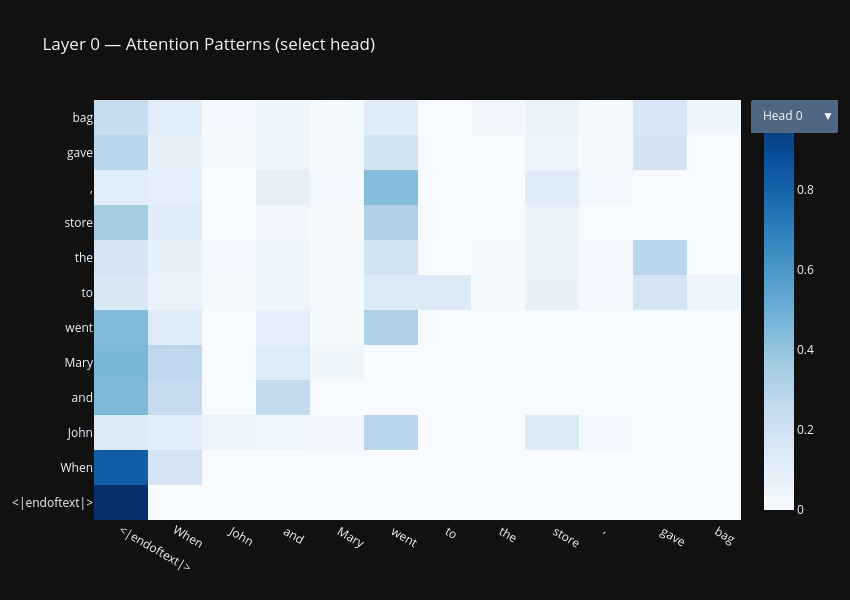

Notebook code cell kept with this figure:
### Code cell
# Cell 4 — Visualize Attention Heads
# Find which heads attend to names (John/Mary)
seq_len  = len(token_strs)
n_layers = model.cfg.n_layers
n_heads  = model.cfg.n_heads

# Plot attention pattern for layer 0, all heads
layer_to_plot = 0
fig = go.Figure()

for head in range(n_heads):
    attn = attention_patterns[layer_to_plot][head]
    fig.add_trace(go.Heatmap(
        z=attn,
        x=token_strs,
        y=token_strs,
        colorscale='Blues',
        showscale=(head == 0),
        visible=(head == 0),
        name=f'Head {head}'
    ))

# Dropdown to switch between heads
buttons = []
for head in range(n_heads):
    visible = [False] * n_heads
    visible[head] = True
    buttons.append(dict(
        label=f'Head {head}',
        method='update',
        args=[{'visible': visible},
              {'title': f'Layer {layer_to_plot} Head {head} Attention Pattern'}]
    ))

fig.update_layout(
    title=f'Layer {layer_to_plot} — Attention Patterns (select head)',
    updatemenus=[dict(
        active=0,
        buttons=buttons,
        x=1.15, y=1.0
    )],
    template='plotly_dark',
    width=850, height=600
)
fig.show()
print("Use dropdown to explore all 12 attention heads")

### Figure 1 — Plotly figure (JSON) as saved in the notebook; plotly's stock layout.template omitted (floating-point values rounded to 4 significant figures; data arrays with more than 128 entries replaced by an {"elided": "..."} marker saying what was removed)
{"data": [{"colorscale": [[0, "rgb(247,251,255)"], [0.125, "rgb(222,235,247)"], [0.25, "rgb(198,219,239)"], [0.375, "rgb(158,202,225)"], [0.5, "rgb(107,174,214)"], [0.625, "rgb(66,146,198)"], [0.75, "rgb(33,113,181)"], [0.875, "rgb(8,81,156)"], [1, "rgb(8,48,107)"]], "name": "Head 0", "showscale": true, "type": "heatmap", "visible": true, "x": ["<|endoftext|>", "When", " John", " and", " Mary", " went", " to", " the", " store", ",", " John", " gave", " the", " bag", " to"], "y": ["<|endoftext|>", "When", " John", " and", " Mary", " went", " to", " the", " store", ",", " John", " gave", " the", " bag", " to"], "z": {"elided": "15x15 float values"}}, {"colorscale": [[0, "rgb(247,251,255)"], [0.125, "rgb(222,235,247)"], [0.25, "rgb(198,219,239)"], [0.375, "rgb(158,202,225)"], [0.5, "rgb(107,174,214)"], [0.625, "rgb(66,146,198)"], [0.75, "rgb(33,113,181)"], [0.875, "rgb(8,81,156)"], [1, "rgb(8,48,107)"]], "name": "Head 1", "showscale": false, "type": "heatmap", "visible": false, "x": ["<|endoftext|>", "When", " John", " and", " Mary", " went", " to", " the", " store", ",", " John", " gave", " the", " bag", " to"], "y": ["<|endoftext|>", "When", " John", " and", " Mary", " went", " to", " the", " store", ",", " John", " gave", " the", " bag", " to"], "z": {"elided": "15x15 float values"}}, {"colorscale": [[0, "rgb(247,251,255)"], [0.125, "rgb(222,235,247)"], [0.25, "rgb(198,219,239)"], [0.375, "rgb(158,202,225)"], [0.5, "rgb(107,174,214)"], [0.625, "rgb(66,146,198)"], [0.75, "rgb(33,113,181)"], [0.875, "rgb(8,81,156)"], [1, "rgb(8,48,107)"]], "name": "Head 2", "showscale": false, "type": "heatmap", "visible": false, "x": ["<|endoftext|>", "When", " John", " and", " Mary", " went", " to", " the", " store", ",", " John", " gave", " the", " bag", " to"], "y": ["<|endoftext|>", "When", " John", " and", " Mary", " went", " to", " the", " store", ",", " John", " gave", " the", " bag", " to"], "z": {"elided": "15x15 float values"}}, {"colorscale": [[0, "rgb(247,251,255)"], [0.125, "rgb(222,235,247)"], [0.25, "rgb(198,219,239)"], [0.375, "rgb(158,202,225)"], [0.5, "rgb(107,174,214)"], [0.625, "rgb(66,146,198)"], [0.75, "rgb(33,113,181)"], [0.875, "rgb(8,81,156)"], [1, "rgb(8,48,107)"]], "name": "Head 3", "showscale": false, "type": "heatmap", "visible": false, "x": ["<|endoftext|>", "When", " John", " and", " Mary", " went", " to", " the", " store", ",", " John", " gave", " the", " bag", " to"], "y": ["<|endoftext|>", "When", " John", " and", " Mary", " went", " to", " the", " store", ",", " John", " gave", " the", " bag", " to"], "z": {"elided": "15x15 float values"}}, {"colorscale": [[0, "rgb(247,251,255)"], [0.125, "rgb(222,235,247)"], [0.25, "rgb(198,219,239)"], [0.375, "rgb(158,202,225)"], [0.5, "rgb(107,174,214)"], [0.625, "rgb(66,146,198)"], [0.75, "rgb(33,113,181)"], [0.875, "rgb(8,81,156)"], [1, "rgb(8,48,107)"]], "name": "Head 4", "showscale": false, "type": "heatmap", "visible": false, "x": ["<|endoftext|>", "When", " John", " and", " Mary", " went", " to", " the", " store", ",", " John", " gave", " the", " bag", " to"], "y": ["<|endoftext|>", "When", " John", " and", " Mary", " went", " to", " the", " store", ",", " John", " gave", " the", " bag", " to"], "z": {"elided": "15x15 float values"}}, {"colorscale": [[0, "rgb(247,251,255)"], [0.125, "rgb(222,235,247)"], [0.25, "rgb(198,219,239)"], [0.375, "rgb(158,202,225)"], [0.5, "rgb(107,174,214)"], [0.625, "rgb(66,146,198)"], [0.75, "rgb(33,113,181)"], [0.875, "rgb(8,81,156)"], [1, "rgb(8,48,107)"]], "name": "Head 5", "showscale": false, "type": "heatmap", "visible": false, "x": ["<|endoftext|>", "When", " John", " and", " Mary", " went", " to", " the", " store", ",", " John", " gave", " the", " bag", " to"], "y": ["<|endoftext|>", "When", " John", " and", " Mary", " went", " to", " the", " store", ",", " John", " gave", " the", " bag", " to"], "z": {"elided": "15x15 float values"}}, {"colorscale": [[0, "rgb(247,251,255)"], [0.125, "rgb(222,235,247)"], [0.25, "rgb(198,219,239)"], [0.375, "rgb(158,202,225)"], [0.5, "rgb(107,174,214)"], [0.625, "rgb(66,146,198)"], [0.75, "rgb(33,113,181)"], [0.875, "rgb(8,81,156)"], [1, "rgb(8,48,107)"]], "name": "Head 6", "showscale": false, "type": "heatmap", "visible": false, "x": ["<|endoftext|>", "When", " John", " and", " Mary", " went", " to", " the", " store", ",", " John", " gave", " the", " bag", " to"], "y": ["<|endoftext|>", "When", " John", " and", " Mary", " went", " to", " the", " store", ",", " John", " gave", " the", " bag", " to"], "z": {"elided": "15x15 float values"}}, {"colorscale": [[0, "rgb(247,251,255)"], [0.125, "rgb(222,235,247)"], [0.25, "rgb(198,219,239)"], [0.375, "rgb(158,202,225)"], [0.5, "rgb(107,174,214)"], [0.625, "rgb(66,146,198)"], [0.75, "rgb(33,113,181)"], [0.875, "rgb(8,81,156)"], [1, "rgb(8,48,107)"]], "name": "Head 7", "showscale": false, "type": "heatmap", "visible": false, "x": ["<|endoftext|>", "When", " John", " and", " Mary", " went", " to", " the", " store", ",", " John", " gave", " the", " bag", " to"], "y": ["<|endoftext|>", "When", " John", " and", " Mary", " went", " to", " the", " store", ",", " John", " gave", " the", " bag", " to"], "z": {"elided": "15x15 float values"}}, {"colorscale": [[0, "rgb(247,251,255)"], [0.125, "rgb(222,235,247)"], [0.25, "rgb(198,219,239)"], [0.375, "rgb(158,202,225)"], [0.5, "rgb(107,174,214)"], [0.625, "rgb(66,146,198)"], [0.75, "rgb(33,113,181)"], [0.875, "rgb(8,81,156)"], [1, "rgb(8,48,107)"]], "name": "Head 8", "showscale": false, "type": "heatmap", "visible": false, "x": ["<|endoftext|>", "When", " John", " and", " Mary", " went", " to", " the", " store", ",", " John", " gave", " the", " bag", " to"], "y": ["<|endoftext|>", "When", " John", " and", " Mary", " went", " to", " the", " store", ",", " John", " gave", " the", " bag", " to"], "z": {"elided": "15x15 float values"}}, {"colorscale": [[0, "rgb(247,251,255)"], [0.125, "rgb(222,235,247)"], [0.25, "rgb(198,219,239)"], [0.375, "rgb(158,202,225)"], [0.5, "rgb(107,174,214)"], [0.625, "rgb(66,146,198)"], [0.75, "rgb(33,113,181)"], [0.875, "rgb(8,81,156)"], [1, "rgb(8,48,107)"]], "name": "Head 9", "showscale": false, "type": "heatmap", "visible": false, "x": ["<|endoftext|>", "When", " John", " and", " Mary", " went", " to", " the", " store", ",", " John", " gave", " the", " bag", " to"], "y": ["<|endoftext|>", "When", " John", " and", " Mary", " went", " to", " the", " store", ",", " John", " gave", " the", " bag", " to"], "z": {"elided": "15x15 float values"}}, {"colorscale": [[0, "rgb(247,251,255)"], [0.125, "rgb(222,235,247)"], [0.25, "rgb(198,219,239)"], [0.375, "rgb(158,202,225)"], [0.5, "rgb(107,174,214)"], [0.625, "rgb(66,146,198)"], [0.75, "rgb(33,113,181)"], [0.875, "rgb(8,81,156)"], [1, "rgb(8,48,107)"]], "name": "Head 10", "showscale": false, "type": "heatmap", "visible": false, "x": ["<|endoftext|>", "When", " John", " and", " Mary", " went", " to", " the", " store", ",", " John", " gave", " the", " bag", " to"], "y": ["<|endoftext|>", "When", " John", " and", " Mary", " went", " to", " the", " store", ",", " John", " gave", " the", " bag", " to"], "z": {"elided": "15x15 float values"}}, {"colorscale": [[0, "rgb(247,251,255)"], [0.125, "rgb(222,235,247)"], [0.25, "rgb(198,219,239)"], [0.375, "rgb(158,202,225)"], [0.5, "rgb(107,174,214)"], [0.625, "rgb(66,146,198)"], [0.75, "rgb(33,113,181)"], [0.875, "rgb(8,81,156)"], [1, "rgb(8,48,107)"]], "name": "Head 11", "showscale": false, "type": "heatmap", "visible": false, "x": ["<|endoftext|>", "When", " John", " and", " Mary", " went", " to", " the", " store", ",", " John", " gave", " the", " bag", " to"], "y": ["<|endoftext|>", "When", " John", " and", " Mary", " went", " to", " the", " store", ",", " John", " gave", " the", " bag", " to"], "z": {"elided": "15x15 float values"}}, {"colorscale": [[0, "rgb(247,251,255)"], [0.125, "rgb(222,235,247)"], [0.25, "rgb(198,219,239)"], [0.375, "rgb(158,202,225)"], [0.5, "rgb(107,174,214)"], [0.625, "rgb(66,146,198)"], [0.75, "rgb(33,113,181)"], [0.875, "rgb(8,81,156)"], [1, "rgb(8,48,107)"]], "name": "Head 12", "showscale": false, "type": "heatmap", "visible": false, "x": ["<|endoftext|>", "When", " John", " and", " Mary", " went", " to", " the", " store", ",", " John", " gave", " the", " bag", " to"], "y": ["<|endoftext|>", "When", " John", " and", " Mary", " went", " to", " the", " store", ",", " John", " gave", " the", " bag", " to"], "z": {"elided": "15x15 float values"}}, {"colorscale": [[0, "rgb(247,251,255)"], [0.125, "rgb(222,235,247)"], [0.25, "rgb(198,219,239)"], [0.375, "rgb(158,202,225)"], [0.5, "rgb(107,174,214)"], [0.625, "rgb(66,146,198)"], [0.75, "rgb(33,113,181)"], [0.875, "rgb(8,81,156)"], [1, "rgb(8,48,107)"]], "name": "Head 13", "showscale": false, "type": "heatmap", "visible": false, "x": ["<|endoftext|>", "When", " John", " and", " Mary", " went", " to", " the", " store", ",", " John", " gave", " the", " bag", " to"], "y": ["<|endoftext|>", "When", " John", " and", " Mary", " went", " to", " the", " store", ",", " John", " gave", " the", " bag", " to"], "z": {"elided": "15x15 float values"}}, {"colorscale": [[0, "rgb(247,251,255)"], [0.125, "rgb(222,235,247)"], [0.25, "rgb(198,219,239)"], [0.375, "rgb(158,202,225)"], [0.5, "rgb(107,174,214)"], [0.625, "rgb(66,146,198)"], [0.75, "rgb(33,113,181)"], [0.875, "rgb(8,81,156)"], [1, "rgb(8,48,107)"]], "name": "Head 14", "showscale": false, "type": "heatmap", "visible": false, "x": ["<|endoftext|>", "When", " John", " and", " Mary", " went", " to", " the", " store", ",", " John", " gave", " the", " bag", " to"], "y": ["<|endoftext|>", "When", " John", " and", " Mary", " went", " to", " the", " store", ",", " John", " gave", " the", " bag", " to"], "z": {"elided": "15x15 float values"}}, {"colorscale": [[0, "rgb(247,251,255)"], [0.125, "rgb(222,235,247)"], [0.25, "rgb(198,219,239)"], [0.375, "rgb(158,202,225)"], [0.5, "rgb(107,174,214)"], [0.625, "rgb(66,146,198)"], [0.75, "rgb(33,113,181)"], [0.875, "rgb(8,81,156)"], [1, "rgb(8,48,107)"]], "name": "Head 15", "showscale": false, "type": "heatmap", "visible": false, "x": ["<|endoftext|>", "When", " John", " and", " Mary", " went", " to", " the", " store", ",", " John", " gave", " the", " bag", " to"], "y": ["<|endoftext|>", "When", " John", " and", " Mary", " went", " to", " the", " store", ",", " John", " gave", " the", " bag", " to"], "z": {"elided": "15x15 float values"}}], "layout": {"height": 600, "title": {"text": "Layer 0 — Attention Patterns (select head)"}, "updatemenus": [{"active": 0, "buttons": [{"args": [{"visible": [true, false, false, false, false, false, false, false, false, false, false, false, false, false, false, false]}, {"title": "Layer 0 Head 0 Attention Pattern"}], "label": "Head 0", "method": "update"}, {"args": [{"visible": [false, true, false, false, false, false, false, false, false, false, false, false, false, false, false, false]}, {"title": "Layer 0 Head 1 Attention Pattern"}], "label": "Head 1", "method": "update"}, {"args": [{"visible": [false, false, true, false, false, false, false, false, false, false, false, false, false, false, false, false]}, {"title": "Layer 0 Head 2 Attention Pattern"}], "label": "Head 2", "method": "update"}, {"args": [{"visible": [false, false, false, true, false, false, false, false, false, false, false, false, false, false, false, false]}, {"title": "Layer 0 Head 3 Attention Pattern"}], "label": "Head 3", "method": "update"}, {"args": [{"visible": [false, false, false, false, true, false, false, false, false, false, false, false, false, false, false, false]}, {"title": "Layer 0 Head 4 Attention Pattern"}], "label": "Head 4", "method": "update"}, {"args": [{"visible": [false, false, false, false, false, true, false, false, false, false, false, false, false, false, false, false]}, {"title": "Layer 0 Head 5 Attention Pattern"}], "label": "Head 5", "method": "update"}, {"args": [{"visible": [false, false, false, false, false, false, true, false, false, false, false, false, false, false, false, false]}, {"title": "Layer 0 Head 6 Attention Pattern"}], "label": "Head 6", "method": "update"}, {"args": [{"visible": [false, false, false, false, false, false, false, true, false, false, false, false, false, false, false, false]}, {"title": "Layer 0 Head 7 Attention Pattern"}], "label": "Head 7", "method": "update"}, {"args": [{"visible": [false, false, false, false, false, false, false, false, true, false, false, false, false, false, false, false]}, {"title": "Layer 0 Head 8 Attention Pattern"}], "label": "Head 8", "method": "update"}, {"args": [{"visible": [false, false, false, false, false, false, false, false, false, true, false, false, false, false, false, false]}, {"title": "Layer 0 Head 9 Attention Pattern"}], "label": "Head 9", "method": "update"}, {"args": [{"visible": [false, false, false, false, false, false, false, false, false, false, true, false, false, false, false, false]}, {"title": "Layer 0 Head 10 Attention Pattern"}], "label": "Head 10", "method": "update"}, {"args": [{"visible": [false, false, false, false, false, false, false, false, false, false, false, true, false, false, false, false]}, {"title": "Layer 0 Head 11 Attention Pattern"}], "label": "Head 11", "method": "update"}, {"args": [{"visible": [false, false, false, false, false, false, false, false, false, false, false, false, true, false, false, false]}, {"title": "Layer 0 Head 12 Attention Pattern"}], "label": "Head 12", "method": "update"}, {"args": [{"visible": [false, false, false, false, false, false, false, false, false, false, false, false, false, true, false, false]}, {"title": "Layer 0 Head 13 Attention Pattern"}], "label": "Head 13", "method": "update"}, {"args": [{"visible": [false, false, false, false, false, false, false, false, false, false, false, false, false, false, true, false]}, {"title": "Layer 0 Head 14 Attention Pattern"}], "label": "Head 14", "method": "update"}, {"args": [{"visible": [false, false, false, false, false, false, false, false, false, false, false, false, false, false, false, true]}, {"title": "Layer 0 Head 15 Attention Pattern"}], "label": "Head 15", "method": "update"}], "x": 1.15, "y": 1}], "width": 850}}
